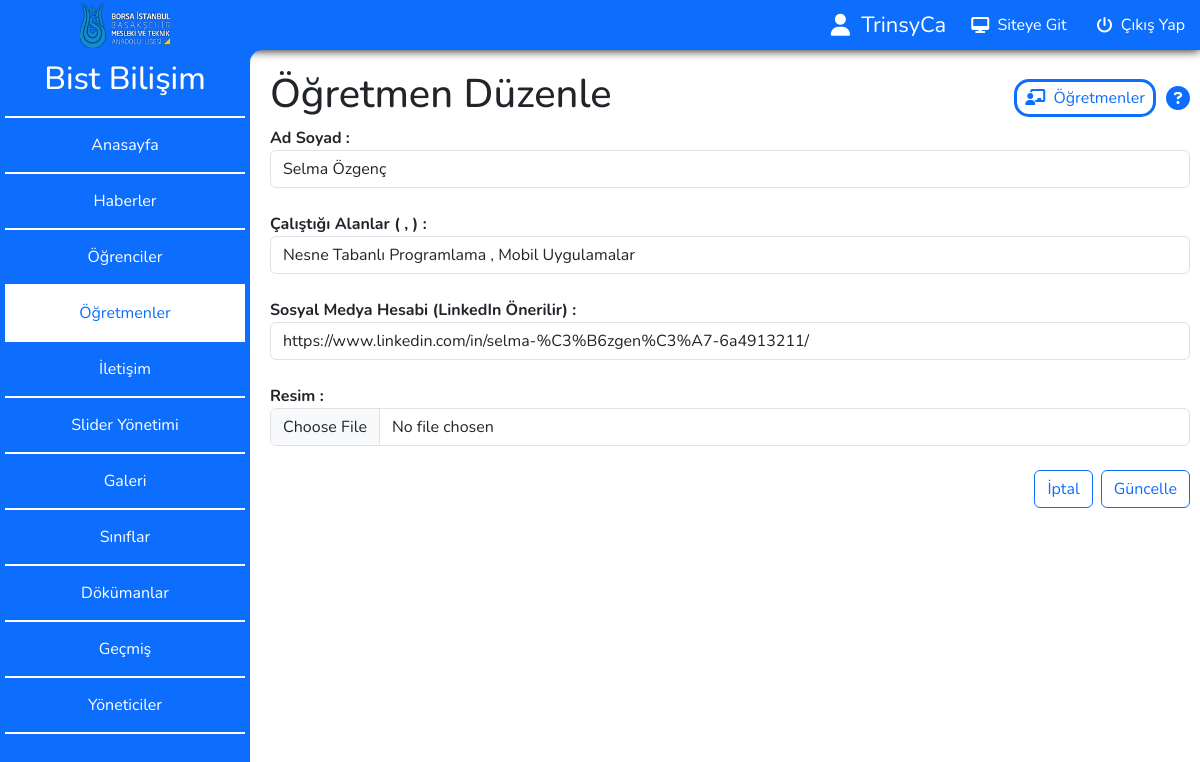
Screenshot of /admin/editteacher.php?id=26 (signed in) with the database file from the repository.
### tables this page shows
CREATE TABLE `teachers` (
  `id` int(11) NOT NULL,
  `name_surname` varchar(100) NOT NULL,
  `fields` text NOT NULL,
  `social` text NOT NULL,
  `img` text NOT NULL
);

### admin/editteacher.php (the view, shortened to what this page needs)
<!DOCTYPE html>
<html lang="tr">
<head>
</head>
<body>
    <div class="wrapper">
        <?php include_once 'sidebar.php'; ?>
        <div class="content">
            <div class="title">
                <h1>Öğretmen Düzenle</h1>
                <div style="display:flex; align-items:center; gap: 10px;">
                    <a href="teachers.php"><i class="fa-solid fa-chalkboard-user"></i>&nbsp; Öğretmenler</a>
                    <i onmouseover="help_over();" onmouseout="help_out();" class="fa-solid fa-circle-question question"></i>
                </div>
            </div>
            <div class="row">
                <div class="col-lg-12">
                    <?php
                    include("connection.php");
                    if (@$_GET) {
                        $id = $_GET["id"];
                        $vericek = $db->prepare("SELECT * FROM teachers WHERE id = ?");
                        $vericek->execute([$id]);
                        $veri = $vericek->fetch(PDO::FETCH_ASSOC);
                        if($veri)
                        {
                            echo '
                        <form action=""method="post" enctype="multipart/form-data" style="user-select:none; padding-bottom: 15px;">
                            <strong>Ad Soyad : </strong>
                            <input type="text" value="'.$veri["name_surname"].'" maxlength="18" name="name_surname" class="form-control">
                            <br>
                            <strong>Çalıştığı Alanlar ( , ) : </strong>
                            <input type="text" value="'.$veri["fields"].'" maxlength="150" name="fields" class="form-control">
                            <br>
                            <strong>Sosyal Medya Hesabi (LinkedIn Önerilir) : </strong>
                            <input type="text" value="'.$veri["social"].'" maxlength="150" name="social" class="form-control">
                            <br>
                            <strong>Resim : </strong>
                            <input type="file" name="yukle_resim" class="form-control" accept="image/*">
                            <br>
                            <div style="display:flex; justify-content:space-between">
                                <div></div>
                                <div style="display:flex; gap: 8px;">
                                    <a href="teachers.php" class="btn btn-outline-primary">İptal</a>
                                    <input type="submit" name="duzenle" value="Güncelle" class="btn btn-outline-primary">
                                </div>
                            </div>
                        </form>
                        ';
                        }
                        else
                        {
                            echo 'ID : '.$id.' Numaralı Bir Öğretmen Bulunamadı...';
                            header("Refresh:3; url=teachers.php");
                        }
                    }
                    ?>
                </div>
            </div>
        </div>
    </div>
</body>
</html>

### admin/sidebar.php (style rules this page uses)
* { margin:0; padding:0; box-sizing:border-box; font-family: 'Nunito', sans-serif; }
body { overflow:hidden; }
.content { position:absolute; top:0; left: 0; padding-left:270px; padding-right: 10px; padding-top: 70px; padding-bottom: 20px; width:100%; height:100%; overflow-y:scroll; overflow-x:hidden; }
.title { display:flex; align-items:center; justify-content:space-between; position:relative; user-select:none; }
.title a { border: 3px solid var(--bs-primary); padding: 4px 8px; border-radius:15px; text-decoration:none; transition: 0.25s; }
.title .question { border-radius: 15px; font-size: 24px; color: var(--bs-primary); position:relative; }

### rows the page displays
teachers: name_surname "Selma Özgenç", fields "Nesne Tabanlı Programlama , Mobil Uygulamalar", social "https://www.linkedin.com/in/selma-%C3%B6zgen%C3%A7-6a4913211/"

### other values shown
$_SESSION["isim"] "TrinsyCa"
